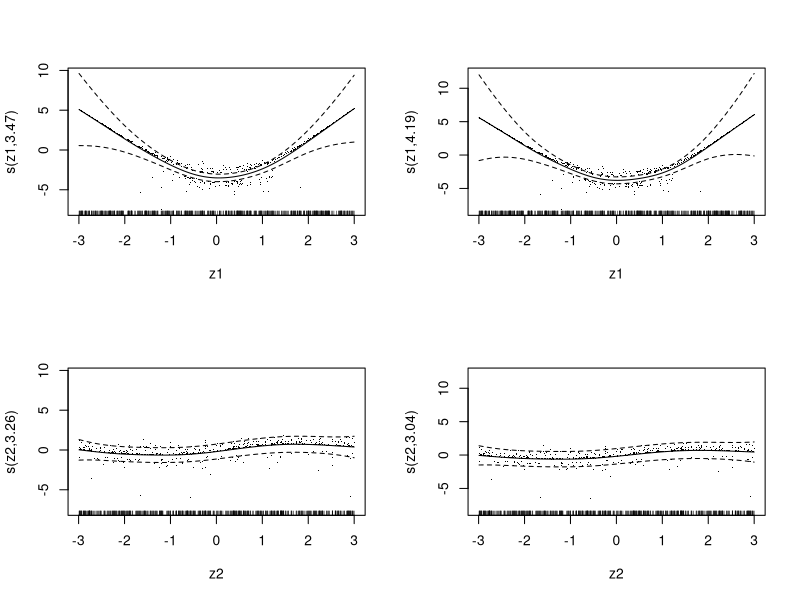

Source code (R):
if (!require(mgcv)) install.packages("mgcv")
library(mgcv)

set.seed(23)
n <- 500 # 样本量
x1 <- rnorm(n,mean = 0,sd=1)
x2 <- rnorm(n,mean = 0,sd=1)
z1 <- runif(n, min=-3, max=3)
z2 <- runif(n, min=-3, max=3)
eta <- 0.5*x1 + 0.5*x2 + z1*z1 + sin(z2)
mu <- exp(eta) / (1 + exp(eta))
y <- rbinom(n, size=1, prob=mu)

df <- data.frame(x1, x2, z1, z2 ,y)
write.csv(df, file = "sim_data_2.csv", row.names = FALSE)

model1 <- gam(y ~ x1 + x2 + s(z1) + s(z2), family = binomial(link = 'logit'))
all_coeffs <- coef(model1)
linear_coeffs_direct <- all_coeffs[!names(all_coeffs) %in% grep("s\\(", names(all_coeffs), value = TRUE)]
print(0.5-unname(linear_coeffs_direct[2:3])) # 输出线性部分的系数残差
summary(model1)

model2 <- gam(y ~ x1 + x2 + s(z1) + s(z2), family = binomial(link = 'logit'), method="REML")
all_coeffs <- coef(model2)
linear_coeffs_direct <- all_coeffs[!names(all_coeffs) %in% grep("s\\(", names(all_coeffs), value = TRUE)]
print(0.5-unname(linear_coeffs_direct[2:3])) # 输出线性部分的系数残差
summary(model2)


par(mfrow=c(2,2))
plot(model1, select = 1, seWithMean = TRUE, residuals = TRUE, rug = TRUE, shade=TRUE,shade.col=2)
plot(model2, select = 1, seWithMean = TRUE, residuals = TRUE, rug = TRUE, shade=TRUE,shade.col=2)

plot(model1, select = 2, seWithMean = TRUE, residuals = TRUE, rug = TRUE, shade=TRUE,shade.col=2)
plot(model2, select = 2, seWithMean = TRUE, residuals = TRUE, rug = TRUE, shade=TRUE,shade.col=2)